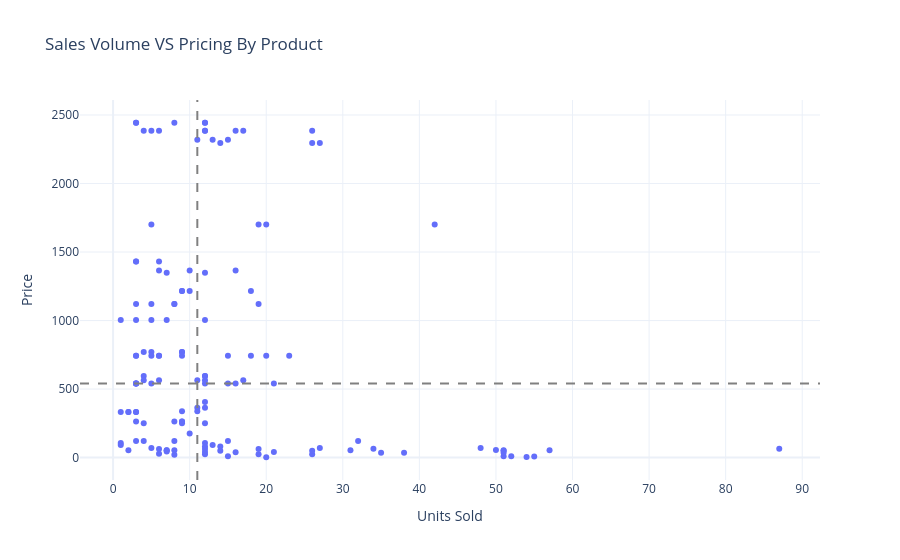

Notebook source saved alongside this figure:
### Markdown cell above
## VISUALIZATION RATIONALE

A scatter plot is used to visualize the relationship (if any) between Sales Volume and pricing across different products. 4 quadrants are setup across the median from both variables.

A negative relationship would show that products selling more tend to do so because of their lower pricing.

### Code cell
fig=go.Figure()

fig.add_trace(


  go.Scatter(
    y=df["Price"],
    x=df["UnitsSold"],
    mode='markers',
    text=df["ProductName"], # Hover text labels

))

fig.update_layout(
    title='Sales Volume VS Pricing By Product',
    template='plotly_white',
    xaxis_title="Units Sold",
    yaxis_title="Price"

)


median_salesvolume=df["UnitsSold"].median()
median_price=df["Price"].median()

fig.add_vline(
    x=median_salesvolume,
    line_dash="dash",
    line_color="gray"
)
fig.add_hline(
    y=median_price,
    line_dash="dash",
    line_color="gray"
)



fig.show()

### Figure 1 — Plotly figure (JSON) as saved in the notebook; plotly's stock layout.template omitted (floating-point values rounded to 4 significant figures; data arrays with more than 128 entries replaced by an {"elided": "..."} marker saying what was removed)
{"data": [{"mode": "markers", "text": {"elided": "142 str values"}, "type": "scatter", "x": {"elided": "142 int values"}, "y": {"elided": "142 float values"}}], "layout": {"shapes": [{"line": {"color": "gray", "dash": "dash"}, "type": "line", "x0": 11, "x1": 11, "xref": "x", "y0": 0, "y1": 1, "yref": "y domain"}, {"line": {"color": "gray", "dash": "dash"}, "type": "line", "x0": 0, "x1": 1, "xref": "x domain", "y0": 540.0, "y1": 540.0, "yref": "y"}], "title": {"text": "Sales Volume VS Pricing By Product"}, "xaxis": {"title": {"text": "Units Sold"}}, "yaxis": {"title": {"text": "Price"}}}}
